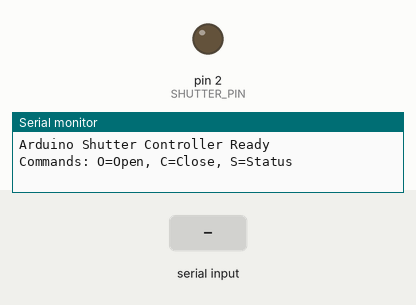
Recording of a sketch running on a simulated Arduino Uno, built with avr-gcc and run on an emulated ATmega328P. On the bench: output pins drawn as LEDs (lit = HIGH), the last lines printed to the serial monitor. Inputs (shaded band) come from the test bench.

Above: at 1.2 s.
1.3 s: "O" received over Serial
At 2.3 s:
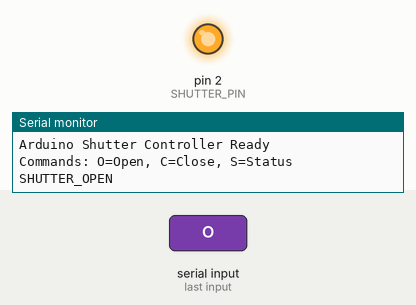
2.8 s: "C" received over Serial
At 3.5 s:
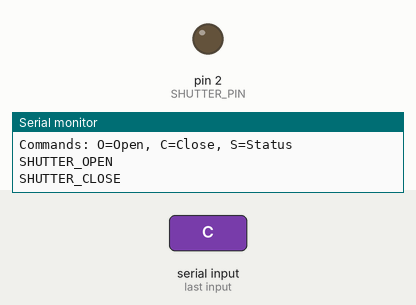
4.3 s: "o" received over Serial
At 4.6 s:
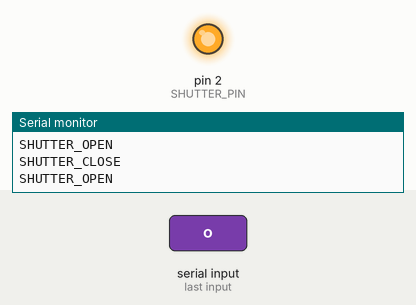
5.8 s: "c" received over Serial
At 6.9 s:
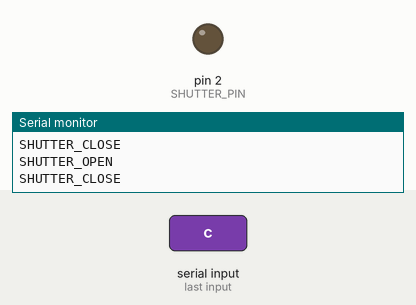
Timing chart, 0 to 8.3 s (numbered marks = the images above; inputs shaded):
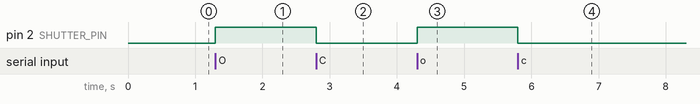

The sketch:

Shutter_arduino.ino
```cpp
/*
 * Arduino シャッターコントローラー制御プログラム
 *
 * 接続:
 * - デジタルピン2: シャッターコントローラーのTTL信号入力に接続
 * - GND: シャッターコントローラーのGNDに接続
 *
 * シリアルコマンド:
 * 'O' または 'o' : シャッター開 (TTL HIGH)
 * 'C' または 'c' : シャッター閉 (TTL LOW)
 * 'S' または 's' : ステータス確認
 */

const int SHUTTER_PIN = 2;  // シャッター制御用ピン
bool shutterState = false;   // 現在のシャッター状態 (false=閉, true=開)

void setup() {
  // シリアル通信を初期化
  Serial.begin(9600);

  // シャッター制御ピンを出力に設定
  pinMode(SHUTTER_PIN, OUTPUT);
  digitalWrite(SHUTTER_PIN, LOW);  // 初期状態は閉

  // 起動メッセージ
  Serial.println("Arduino Shutter Controller Ready");
  Serial.println("Commands: O=Open, C=Close, S=Status");
}

void loop() {
  // シリアルデータが来たら処理
  if (Serial.available() > 0) {
    char command = Serial.read();

    switch (command) {
      case 'O':
      case 'o':
        // シャッター開
        digitalWrite(SHUTTER_PIN, HIGH);
        shutterState = true;
        Serial.println("SHUTTER_OPEN");
        break;

      case 'C':
      case 'c':
        // シャッター閉
        digitalWrite(SHUTTER_PIN, LOW);
        shutterState = false;
        Serial.println("SHUTTER_CLOSE");
        break;

      case 'S':
      case 's':
        // ステータス確認
        if (shutterState) {
          Serial.println("STATUS_OPEN");
        } else {
          Serial.println("STATUS_CLOSE");
        }
        break;

      default:
        // 不明なコマンド
        Serial.println("ERROR_UNKNOWN_COMMAND");
        break;
    }
  }
}
```

Measured:
- after the input at 1.3 s, pin 2 (SHUTTER_PIN): LOW → HIGH at once
- after the input at 2.8 s, pin 2 (SHUTTER_PIN): HIGH → LOW at once
- after the input at 4.3 s, pin 2 (SHUTTER_PIN): LOW → HIGH at once
- after the input at 5.8 s, pin 2 (SHUTTER_PIN): HIGH → LOW at once
